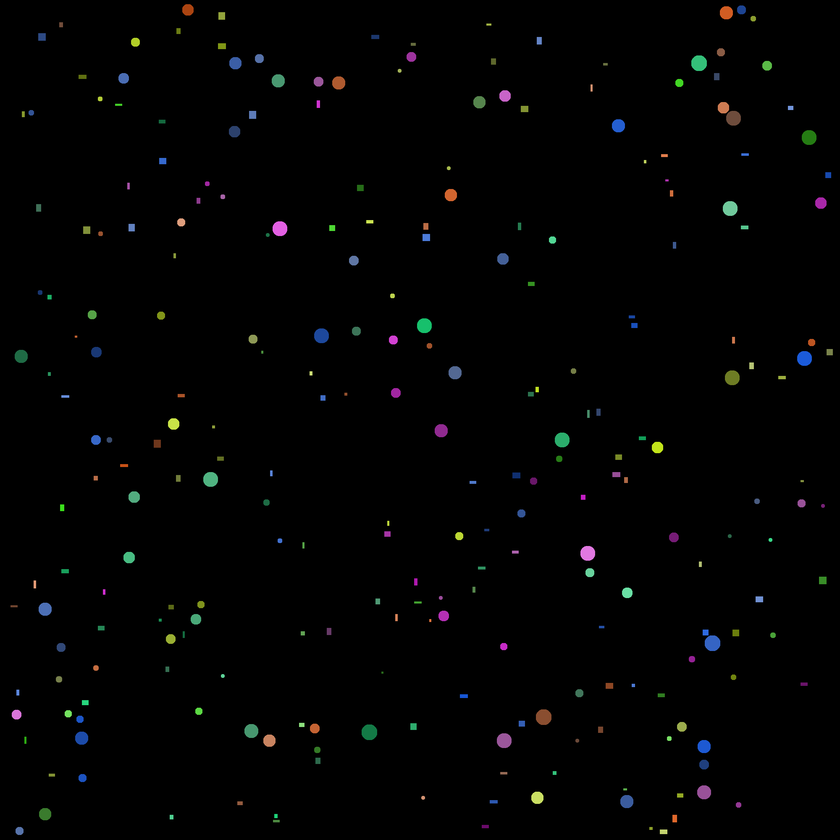
#> input picture figures_and_colors/balls_and_rects.png, 840 x 840 px, shrunk from 2000 x 2000 before the run
$ python main.py
#> lines starting #> are read from the running program, lines starting #| are printed output that depends on the picture; after the words box and inside, x2 and y2 are one past the last pixel; in counts of white or black regions, pixels touching at a corner belong together; long printed decimals are rounded
from collections import defaultdict
from pprint import pprint

import numpy as np
import matplotlib.pyplot as plt
from skimage.measure import label, regionprops
from skimage.color import rgb2hsv
from pathlib import Path


path = Path(__file__).parent
im = plt.imread(path/ "balls_and_rects.png")
#> im is the input picture: shape (840, 840, 3) float32; mean R, G, B 0.00815, 0.00929, 0.00893

binary = im.copy().mean(2)
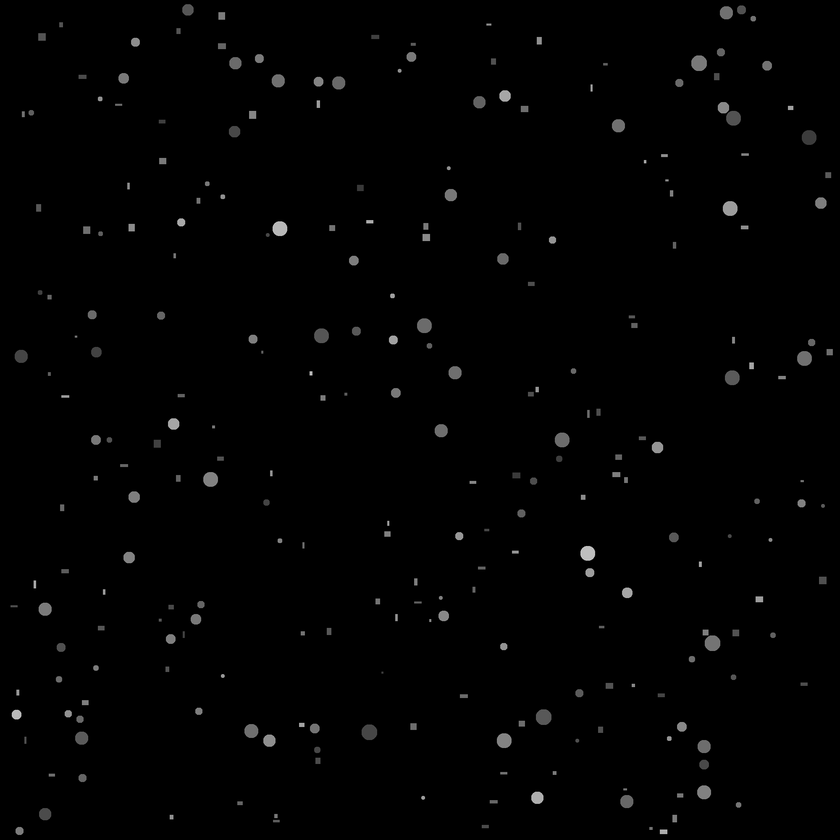
#> binary: shape (840, 840) float32; min 0, max 0.825, mean 0.00879
binary[binary > 0] = 1
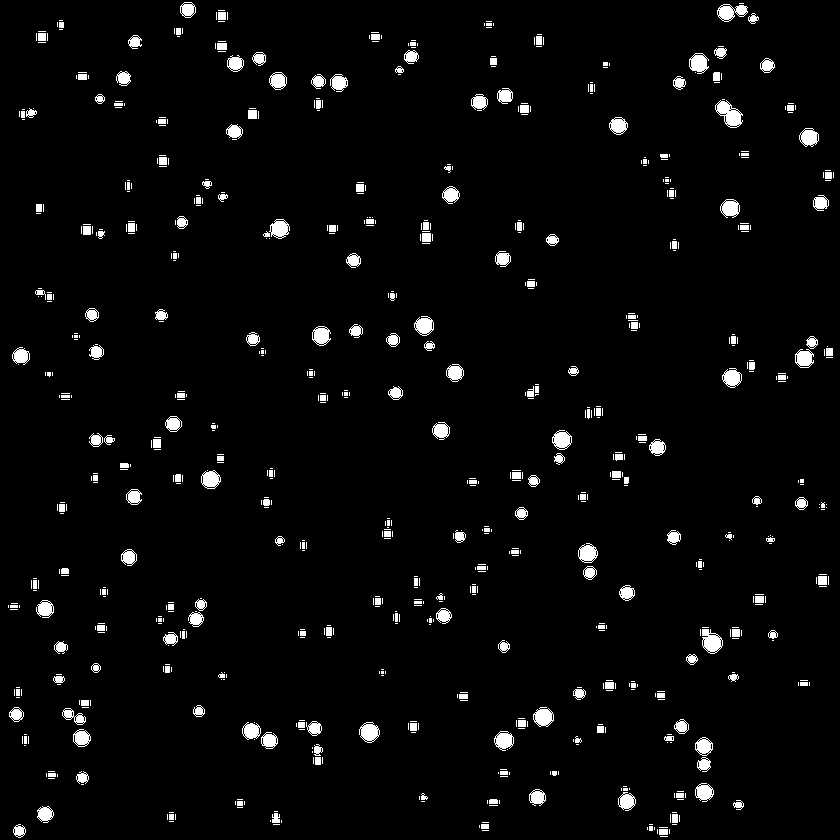
#> binary: shape (840, 840) float32; values 0 (black) and 1 (white), 3.5% white; 789 white regions (550 under 20 px)
labeled = label(binary)
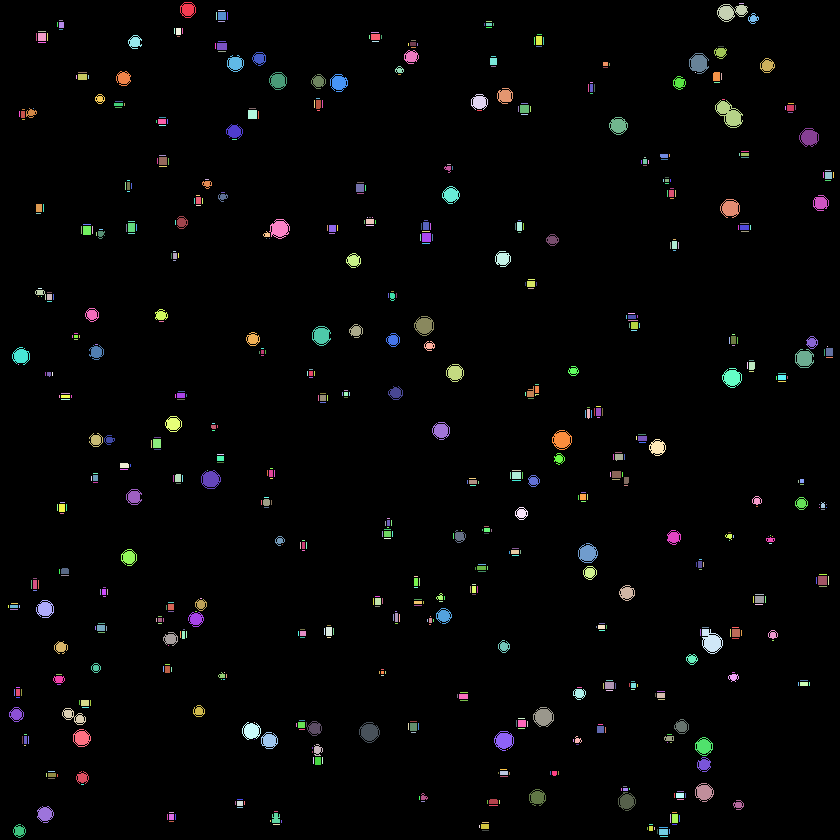
#> labeled: shape (840, 840) int64; 790 distinct labels, from 0 to 789; one colour per label, 0 black
regions = regionprops(labeled)
#> regions = 789 regions; largest, box (x1, y1, x2, y2) and area: (715, 100, 743, 128) 411, (702, 629, 723, 654) 340, (717, 4, 748, 22) 321, (359, 722, 380, 743) 285, (533, 707, 554, 727) 283
im_hsv = rgb2hsv(im)
#> im_hsv: shape (840, 840, 3) float32; mean of channels 0, 1, 2 0.0147, 0.0236, 0.013


def isRect(region) -> int:
    """
    If region.image is rectangle, returns 1, and 0 if is circle.
    """
    y, x = region.image.shape
    return int(x*y == region.area)


colors = defaultdict(lambda: [0, 0])
unique_colors = defaultdict(lambda: [0, 0])

for i, region in enumerate(regions):
    cy, cx = region.centroid
    color = im_hsv[int(cy), int(cx)][0]
    is_rect = isRect(region)

    unique_colors[float(color)][is_rect] += 1

    flag = True
    for clr in colors:
        if abs(color - clr) < 0.04:
            colors[float(clr)][is_rect] += 1
            flag = False
            break
    if flag:
        colors[float(color)][is_rect] = 1
#> this loop made 789 passes
#> (cy, cx, color, y in isRect, x in isRect, is_rect) on passes 1 to 3: (9.26, 187.4, 0.0552, 16, 16, 0), (3, 741, 0.667, 1, 5, 1), (11.54, 730.8, 0.0549, 18, 31, 0)
#> after the loop, colors = 11 items; unique_colors = 168 items

for i, key in enumerate(colors):
    print(f"{i+1}) {key}: circles: {colors[key][0]}, rects: {colors[key][1]}")
#> this loop made 11 passes
#> key on passes 1 to 11: 0.0552, 0.667, 0.167, 0, 0.5, 0.61, 0.333, 0.833, 0.416, 0.278, 0.222
#| 1) 0.05519: circles: 19, rects: 37
#| 2) 0.6667: circles: 0, rects: 50
#| 3) 0.1667: circles: 24, rects: 138
#| 4) 0.0: circles: 0, rects: 81
#| 5) 0.5: circles: 0, rects: 44
#| 6) 0.6105: circles: 29, rects: 62
#| 7) 0.3333: circles: 12, rects: 95
#| 8) 0.8333: circles: 24, rects: 66
#> (further printed lines are left out)

plt.subplot(1, 2, 1)
plt.imshow(im)
plt.title(f"Figures: {len(regions)}")

plt.subplot(1, 2, 2)
plt.plot(sorted(unique_colors), 'o')
plt.title(f"Shades: {len(colors)}")

plt.show()
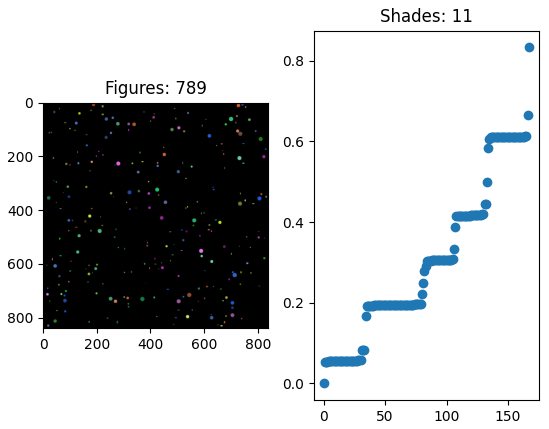
#> figure drawn by matplotlib, 2 panels; panel 2: curve peaks at x = 167, y = 0.833

$ run again, with figures_and_colors/balls.png copied over figures_and_colors/balls_and_rects.png
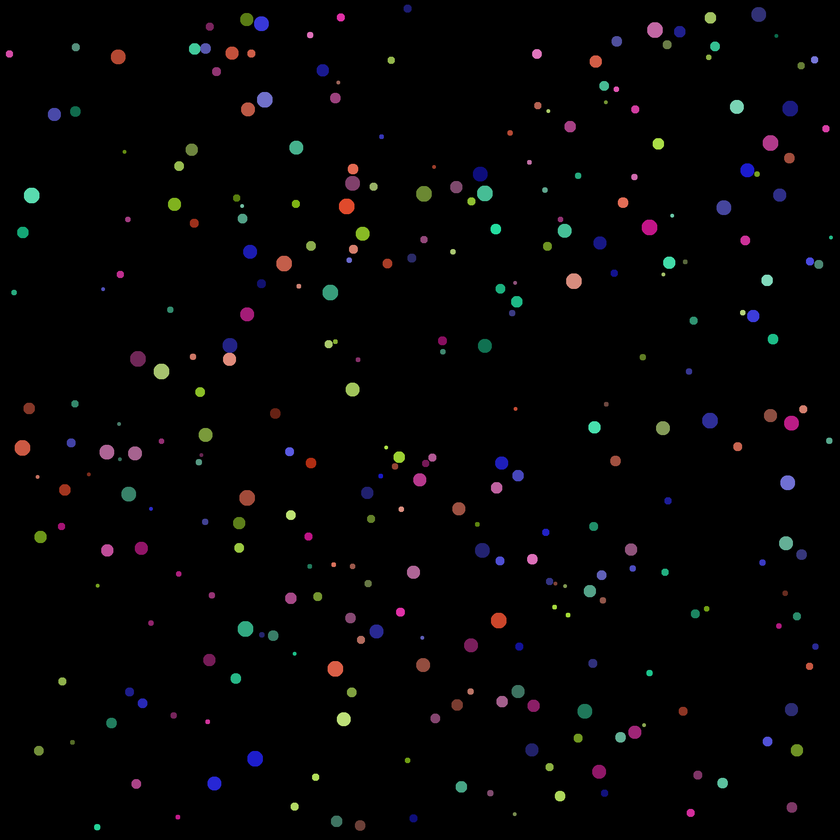
#> input picture figures_and_colors/balls.png, 840 x 840 px, shrunk from 2000 x 2000 before the run
#> im is the input picture: shape (840, 840, 3) float32; mean R, G, B 0.0163, 0.0144, 0.0162
#> `binary[binary > 0] = 1`:
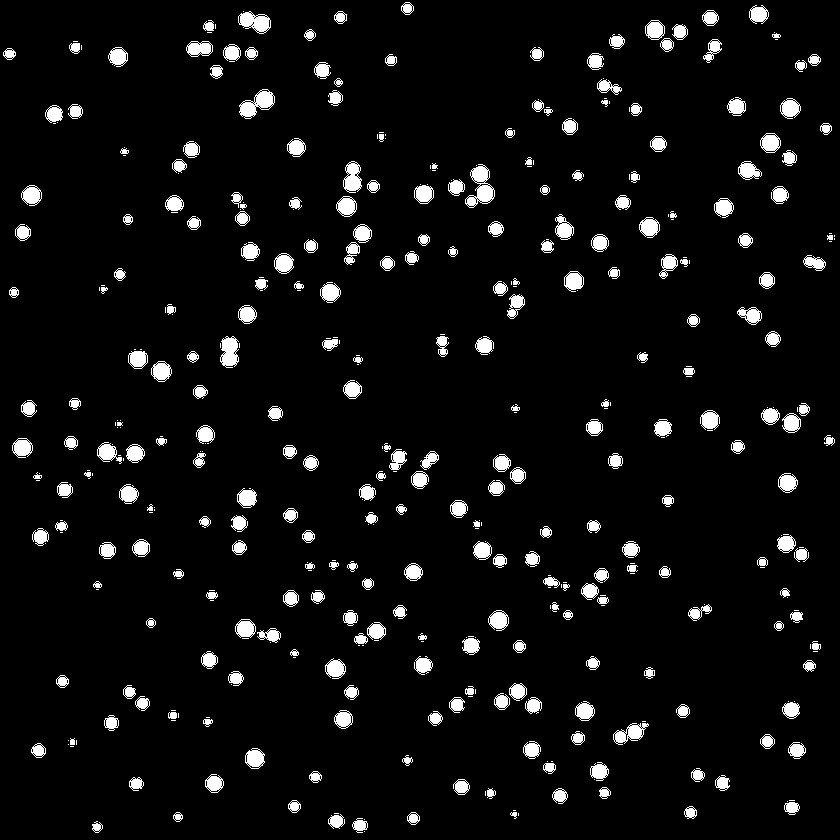
#> binary: shape (840, 840) float32; values 0 (black) and 1 (white), 5.8% white; 441 white regions (167 under 20 px)
#> labeled: shape (840, 840) int64; 442 distinct labels, from 0 to 441
#> regions = 441 regions; largest, box (x1, y1, x2, y2) and area: (465, 164, 495, 208) 630, (239, 89, 275, 119) 526, (238, 11, 271, 34) 451, (220, 336, 239, 368) 434, (343, 161, 362, 193) 397
#> im_hsv: shape (840, 840, 3) float32; mean of channels 0, 1, 2 0.0266, 0.039, 0.0238
#> the loop `for i, region in enumerate(regions):` made 441 passes
#> (cy, cx, color, y in isRect, x in isRect, is_rect) on passes 1 to 3: (7.98, 407, 0.667, 13, 13, 0), (14, 758.3, 0.667, 19, 20, 0), (17.49, 710, 0.222, 16, 17, 0)
#> after the loop `for i, region in enumerate(regions):`: colors = 10 items; unique_colors = 165 items
#> the loop `for i, key in enumerate(colors):` made 10 passes
#> key on passes 1 to 8: 0.667, 0.222, 0.888, 0.833, 0, 0.333, 0.446, 0.167
#> (printed output is left out)
#> `plt.show()`:
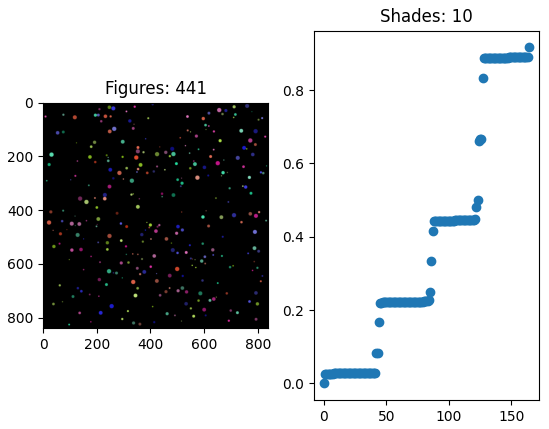
#> figure drawn by matplotlib, 2 panels; panel 2: curve peaks at x = 164, y = 0.917
